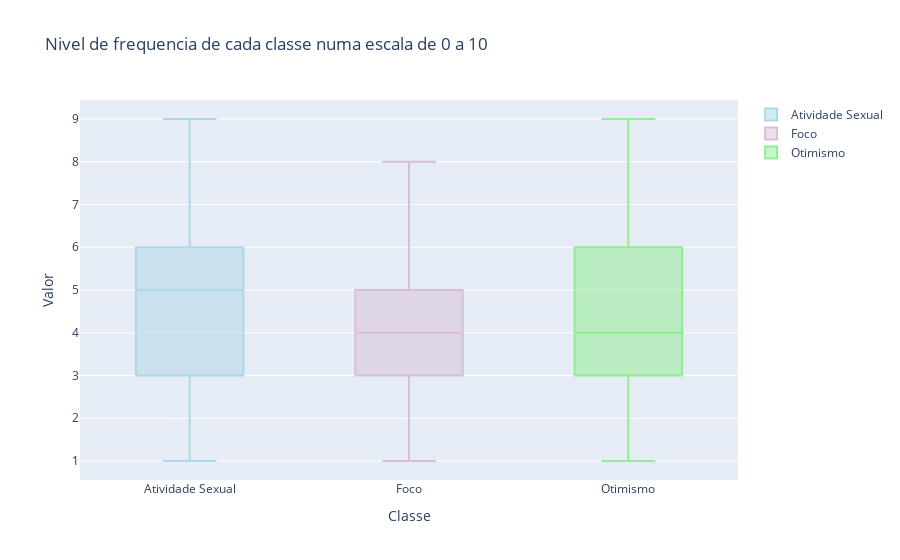

Here is the notebook cell this chart was saved with:
### Markdown cell above
Analisando as variáveis numericas

### Code cell
fig = go.Figure()
def boxplot(data, name, color):
    fig.add_trace(go.Box(y=data,
                            name=name,
                            boxpoints="outliers",
                            marker_color=color))

boxplot(disorders["Sexual Activity"], "Atividade Sexual", 'lightblue')
boxplot(disorders["Concentration"], "Foco", 'thistle')
boxplot(disorders["Optimisim"], "Otimismo", 'lightgreen')

fig.update_layout(
    xaxis=dict(title="Classe"),
    yaxis=dict(title="Valor"),
    title="Nivel de frequencia de cada classe numa escala de 0 a 10",
    showlegend=True
)

fig.show()

### Figure 1 — Plotly figure (JSON) as saved in the notebook; plotly's stock layout.template omitted (floating-point values rounded to 4 significant figures)
{"data": [{"boxpoints": "outliers", "marker": {"color": "lightblue"}, "name": "Atividade Sexual", "type": "box", "y": [3, 4, 6, 3, 5, 3, 7, 5, 8, 3, 5, 8, 9, 5, 5, 6, 5, 6, 3, 4, 6, 6, 3, 4, 4, 6, 3, 5, 2, 5, 3, 4, 5, 6, 5, 2, 8, 4, 5, 3, 8, 2, 4, 8, 4, 4, 4, 4, 5, 4, 4, 3, 2, 5, 2, 3, 5, 7, 3, 5, 4, 4, 7, 4, 5, 3, 7, 8, 7, 5, 2, 5, 7, 6, 3, 7, 8, 2, 6, 6, 8, 2, 5, 7, 7, 2, 4, 9, 6, 7, 4, 2, 5, 7, 2, 1, 5, 6, 3, 2, 8, 1, 6, 7, 2, 3, 6, 8, 2, 3, 4, 4, 8, 1, 5, 2, 6, 1, 7, 7]}, {"boxpoints": "outliers", "marker": {"color": "thistle"}, "name": "Foco", "type": "box", "y": [3, 2, 5, 2, 5, 5, 2, 5, 2, 4, 7, 4, 2, 7, 4, 4, 4, 2, 4, 4, 2, 4, 7, 4, 4, 6, 4, 2, 2, 5, 2, 4, 5, 5, 5, 4, 5, 3, 5, 3, 2, 2, 4, 2, 3, 4, 5, 3, 4, 4, 4, 3, 2, 1, 2, 4, 4, 2, 7, 4, 4, 5, 4, 4, 6, 5, 6, 4, 5, 4, 6, 3, 5, 4, 7, 3, 2, 2, 6, 3, 2, 4, 7, 8, 6, 4, 7, 2, 6, 3, 4, 6, 7, 1, 8, 4, 5, 2, 7, 5, 1, 6, 6, 4, 4, 7, 5, 7, 1, 3, 7, 1, 8, 5, 8, 5, 7, 5, 7, 3]}, {"boxpoints": "outliers", "marker": {"color": "lightgreen"}, "name": "Otimismo", "type": "box", "y": [4, 5, 7, 2, 6, 5, 9, 5, 3, 2, 8, 9, 4, 5, 2, 6, 6, 3, 1, 6, 3, 6, 6, 2, 3, 5, 2, 4, 3, 5, 6, 3, 4, 4, 6, 4, 5, 4, 3, 2, 2, 2, 6, 8, 3, 4, 5, 6, 6, 3, 6, 3, 2, 4, 1, 3, 6, 2, 4, 4, 3, 2, 6, 4, 5, 2, 6, 5, 4, 6, 2, 5, 7, 5, 4, 2, 8, 4, 6, 3, 6, 5, 4, 6, 7, 1, 2, 8, 7, 5, 3, 4, 6, 7, 4, 5, 8, 6, 2, 2, 8, 3, 5, 5, 4, 1, 7, 5, 1, 3, 5, 2, 5, 1, 7, 3, 8, 3, 7, 8]}], "layout": {"showlegend": true, "title": {"text": "Nivel de frequencia de cada classe numa escala de 0 a 10"}, "xaxis": {"title": {"text": "Classe"}}, "yaxis": {"title": {"text": "Valor"}}}}
